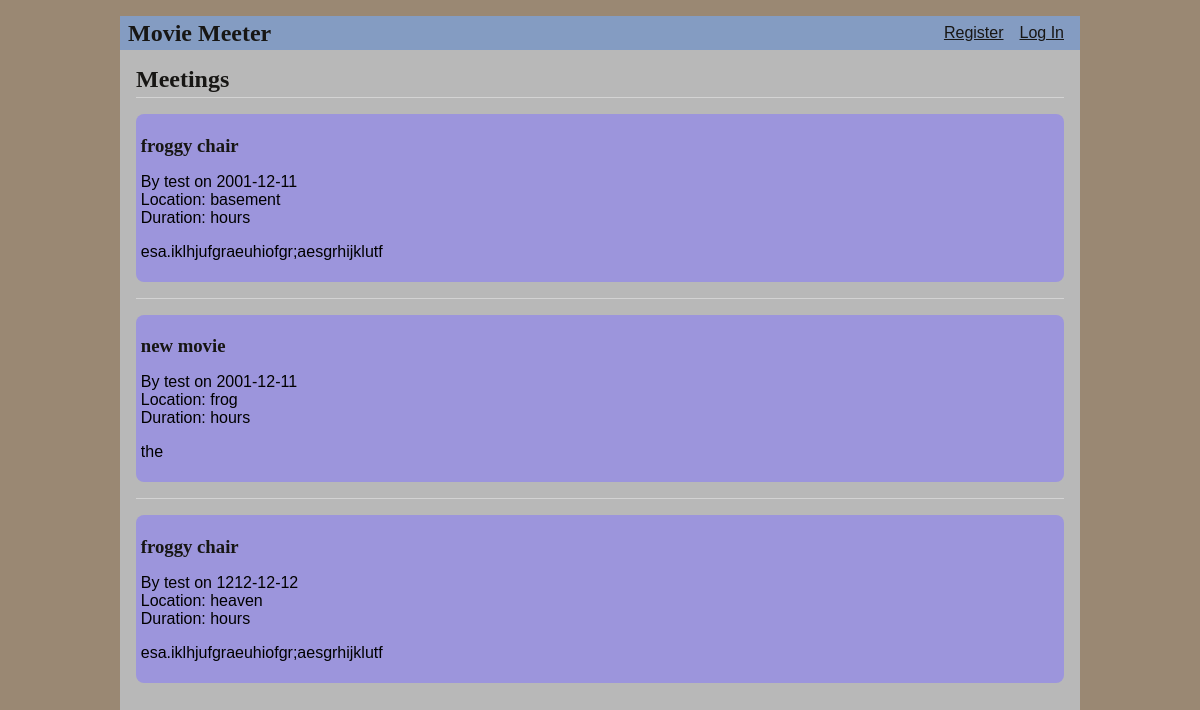
Before: / with the older database file.
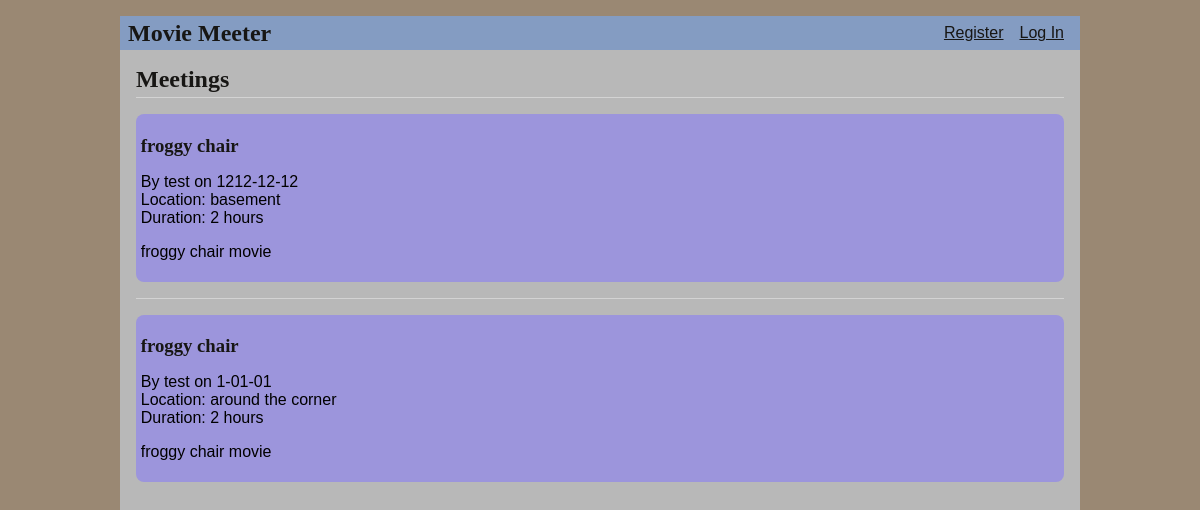
After: the same page with the newer database file.
### tables this page shows
CREATE TABLE meeting (
    id INTEGER PRIMARY KEY AUTOINCREMENT,
    creator_id INTEGER NOT NULL,
    date TIMESTAMP NOT NULL,
    movie_id INTEGER NOT NULL,
    location TEXT NOT NULL,
    num_attendees INTEGER NOT NULL,
    FOREIGN KEY (movie_id) REFERENCES movie (id) ON DELETE CASCADE,
    FOREIGN KEY (creator_id) REFERENCES user (id)
);

CREATE TABLE movie (
  id INTEGER PRIMARY KEY AUTOINCREMENT,
  released TIMESTAMP NOT NULL DEFAULT CURRENT_TIMESTAMP,
  title TEXT UNIQUE NOT NULL,
  summary TEXT NOT NULL,
  duration_in_hours INTEGER NOT NULL
);

CREATE TABLE user (
  id INTEGER PRIMARY KEY AUTOINCREMENT,
  username TEXT UNIQUE NOT NULL,
  password TEXT NOT NULL
);

### project/meeting.py (the view)
@bp.route('/')
def index():
    db = get_db()  # Get the database connection
    try:
        sql_query = '''
            SELECT *
            FROM meeting m
            JOIN movie ON movie.id = m.movie_id
            JOIN user ON user.id = m.creator_id
            ORDER BY m.date DESC
        '''
        '''
            SELECT m.id, m.date, m.location, m.creator_id, movie.title, movie.summary, m.num_attendees
            FROM meeting m NATURAL JOIN movie
            ORDER BY m.date DESC
        '''
        meetings = db.execute(sql_query).fetchall()
        print("SQL Query:", sql_query)
        print("Meetings:", meetings)
        if not meetings:
            logging.warning("No meetings found")
        return render_template('meeting/index.html', meetings=meetings)
    except Exception as e:
        logging.error(f"Error fetching meetings: {e}")
        return render_template('error.html', message="An error occurred while retrieving meetings.")

### project/auth.py (called while the page is built)
@bp.before_app_request
def load_logged_in_user():
    user_id = session.get('user_id')
    if user_id is None:
        g.user = None
    else:
        g.user = get_db().execute(
            'SELECT * FROM user WHERE id = ?', (user_id,)
        ).fetchone()

### project/db.py (called while the page is built)
def get_db():
    if 'db' not in g:
        g.db = sqlite3.connect(
            current_app.config['DATABASE'],
            detect_types=sqlite3.PARSE_DECLTYPES,
            isolation_level='EXCLUSIVE'
        )
        g.db.row_factory = sqlite3.Row
    return g.db

### project/templates/meeting/index.html (shortened to what this page needs)
{% extends 'base.html' %}
{% block header %}
  <h1>{% block title %}Meetings{% endblock %}</h1>
{% endblock %}
{% block content %}
  {% for meeting in meetings %}
  <article class="meeting">
    <header>
      <div>
        <h1>{{ meeting['title'] }}</h1>
        <div class="about">By {{ meeting['username'] }} on {{ meeting['date'].strftime('%Y-%m-%d') }}</div>
        <div>Location: {{ meeting['location'] }}</div>
        <div>Duration: {{meeting['duration_in_hours'] }} hours</div>
      </div>
    </header>
    <p class="body">{{ meeting['summary'] }}</p>
  </article>
  {% if not loop.last %}
    <hr>
  {% endif %}
{% endfor %}
{% endblock %}

Changed rows visible on the page:
no longer on this page (row edited): meeting: title "new movie", username "test", date "2001-12-11", location "frog", summary "the"
removed meeting: title "froggy chair", username "test", date "1212-12-12", location "heaven", summary "esa.iklhjufgraeuhiofgr;aesgrhijklutf"
changed meeting "basement": date "2001-12-11" → "1212-12-12"; duration_in_hours (not shown) → "2"; summary "esa.iklhjufgraeuhiofgr;aesgrhijklutf" → "froggy chair movie"
added meeting: title "froggy chair", username "test", date "1-01-01", location "around the corner", duration_in_hours "2", summary "froggy chair movie"
